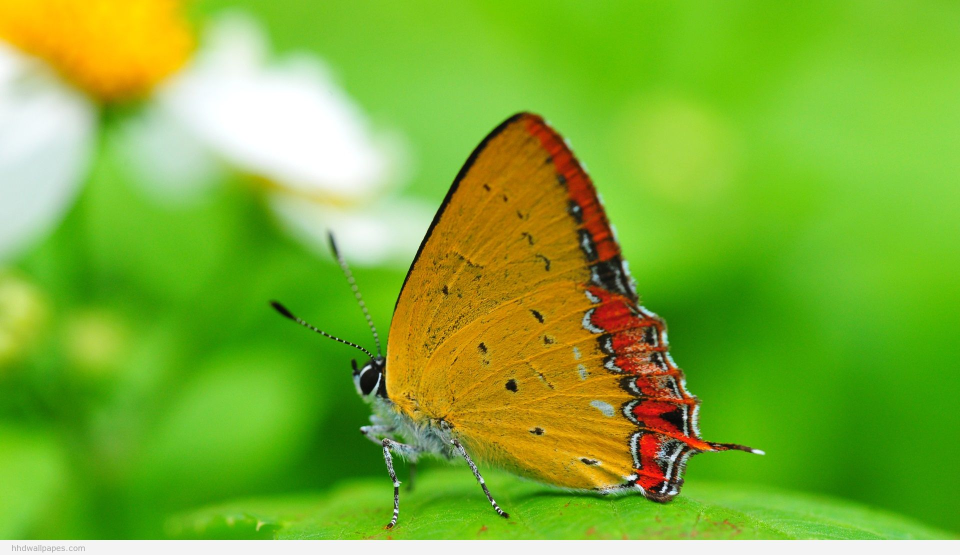
#> input picture capstone/butterfly.jpg, 1920 x 1110 px (shown at 1/2 size); its folder holds 4 pictures in this run
$ python rl_search.py   (Python 2 division)   (older library calls are emulated)
#> lines starting #> are read from the running program, lines starting #| are printed output that depends on the picture; after the words box and inside, x2 and y2 are one past the last pixel; in counts of white or black regions, pixels touching at a corner belong together
### capstone/image_segment.py
"""
Utility module with function for segmenting images into contiguous patches, and displaying
the results.
"""
import numpy as np


def segment(img, k):
    """
    Agglomerative segmenting.

    :param img: An RGB image
    :param k: the number of clusters required

    :returns: A matrix of the same height and width as img. Each element is one of K labels
    """
    from sklearn.cluster import AgglomerativeClustering
    from sklearn.feature_extraction.image import grid_to_graph
    import time
    print "clustering: K = %d" % k
    t0 = time.time()
    connectivity = grid_to_graph(img.shape[0], img.shape[1])
    if len(img.shape) is 3:
        x = np.reshape(img, (img.shape[0] * img.shape[1], img.shape[2]))
    elif len(img.shape) is 2:
        x = np.reshape(img, (img.shape[0] * img.shape[1], 1))
    ward = AgglomerativeClustering(n_clusters=k, linkage='ward',
                                   connectivity=connectivity)
    ward.fit(x)
    labels = np.reshape(ward.labels_, (img.shape[0], img.shape[1]))
    print("Elapsed time: ", time.time() - t0)
    print("Number of pixels: ", labels.size)
    print("Number of clusters: ", np.unique(labels).size)
    return labels


# [11 lines left out: functions felgen, sort_patch_indices, not called in this run]


# [20 lines that do not run on import are left out]

### capstone/rl_search.py
import image_segment
import numpy as np
from scipy import ndimage, misc


"""
Provides a class using RL techniques to search a large segment of pixels (such as an image)
for the patch of pixels which _best_ matches a smaller segment of pixels (such as a patch from
a segmenting algorithm).
"""


class RlSearch:
    """
    Searches the environment by translating and rotating the agent, checking the similarity
    between agent and the environment at the new position, and delivering a reward to the RL
    learning agent.

    Seeks to train a policy such that the search will be done more quickly with training.
    """

    state = np.zeros((3, 1))
    """
    x, y, and rotation of the agent.
    All zeros indicate that the agent centered in the environment and not rotated.
    """

    actionSet = np.zeros((5, 3)) # for a discrete search algorithm
    """
    rows: 1-step translation. (up, down, left, right, stay)
    columns: 1-step rotation. (cw, ccw, stay)
    """

    def __init__(self, search_env, search_patch_src, patch_indices):
        """
        Initializes matrices V and Q,

        :param agent: a patch of pixels to use as search term
        :param environment: a larger patch of pixels to search over
        """

        self.env = search_env

        bbox = self.get_bbox(patch_indices)
        self.indices = patch_indices[bbox[0] : bbox[1] , bbox[2] : bbox[3]]
        self.agent = search_patch_src[bbox[0] : bbox[1] , bbox[2] : bbox[3]]

        self.bbox = np.where(self.indices)
        self.action_space = 5 #up, down, left, right, stay

        #state initialized to center of image
        self.state = np.array([ self.env.shape[0] / 2, self.env.shape[1] / 2 ])
        #self.state = np.array([ 0, 0 ])

        self.action = 0
        self.Q = np.random.random((self.env.shape[0], self.env.shape[1], self.action_space))
        self.e = np.zeros((self.env.shape[0], self.env.shape[1], self.action_space))

        self.epsilon = 0.1

    def get_bbox(self, patch_indices):
        a = np.where(patch_indices)
        bbox = np.min(a[0]), np.max(a[0]), np.min(a[1]), np.max(a[1])
        return bbox

    # [7 lines left out: function reward, not called in this run]

    def similarity(self, patchA, patchB):
        """
        A similarity metric that compares segments of the same shape, pixel-by-pixel.

        :param patchA: A set of pixels
        :param patchB:
        :returns: 0 to 1 float, where 1 means the patches are identical
        :raises AssertionError: if the patch shapes are not the same
        """
        assert patchA.shape == patchB.shape
        segment = patchA / 255.
        otherSegment = patchB / 255.
        error = np.subtract(segment, otherSegment)
        squVoxelError = error * error
        pixelError = np.sum(squVoxelError, axis = 1) / 3.
        totalError = np.sum(pixelError) / len(pixelError)
        return 1.0 - totalError

    def get_underlying_pixels(self, state):
        """
        Figures out which pixels in the environment correspond to the current position
        of the pixels in the agent, to be used in similarity metrics.

        :param state: current state of the environment
        """
        x_ndcs, y_ndcs = np.where(self.indices)
        trans_x = x_ndcs + state[0]
        trans_y = y_ndcs + state[1]
        return self.env[trans_x, trans_y]

    # [32 lines left out: functions choose_action, get_next_state, not called in this run]

    def search_exhaustively(self):
        import time
        from matplotlib import pyplot as plt
        heatmap = np.zeros((self.env.shape[0] - self.agent.shape[0], self.env.shape[1] - self.agent.shape[1]))
        t0 = time.time()
        for i in range(heatmap.shape[0]):
            for j in range(heatmap.shape[1]):
                test_pixels = self.get_underlying_pixels([i,j])
                sim = self.similarity(self.agent[self.indices], test_pixels) #TODO scale this?
                heatmap[i,j] = sim
        print("Elapsed time: ", time.time() - t0)
        fig1 = plt.figure(figsize=(5, 5))
        ax1 = fig1.add_subplot(211)
        ax1.imshow(heatmap, alpha = 1.0)

        max_ndx = np.unravel_index(np.argmax(heatmap), heatmap.shape)
        ax1.scatter(max_ndx[1], max_ndx[0], c='red', marker="x")
        print max_ndx

        ax2 = fig1.add_subplot(212)
        ax2.imshow(self.env, alpha = .5)

        x,y = np.where(self.indices)
        trans_x = x + self.state[0]
        trans_y = y + self.state[1]

        ax2.scatter(trans_y,
                    trans_x,
                    c = self.agent[self.indices] / 255.,
                    alpha = 1.0,
                    marker = ".",
                    s = 5)
        plt.show()


    # [80 lines left out: functions step, run, display, search_smartly, not called in this run]

def search_exhaustively():
    img = ndimage.imread('butterfly.jpg')
#> img is the input picture: shape (1110, 1920, 3); mean R, G, B 125.3, 177, 49.4
    img = misc.imresize(img, size = 0.125)
#> img: shape (138, 240, 3)

    env = ndimage.imread('box-turtle.jpeg')
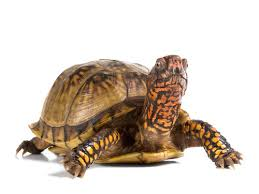
#> input picture capstone/box-turtle.jpeg, 259 x 194 px
#> env is the input picture: shape (194, 259, 3); mean R, G, B 213.8, 202.9, 192.5
    env = misc.imresize(env, size = 1.0)

    search_env = env
    patch_src = img
    K = 50
    labels = image_segment.segment(img, K)
#| Number of pixels:  33120
#| Number of clusters:  50
#> in segment, `print("Number of clusters: ", np.unique(labels).size)`:
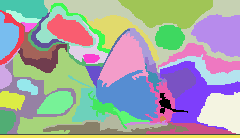
#> labels: shape (138, 240) int64; 50 distinct labels, from 0 to 49; one colour per label, 0 black
    patch_indices = labels == 15
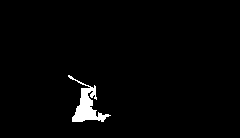
#> patch_indices: shape (138, 240) bool; 2% white; 1 white region, box (x1, y1, x2, y2) and area: (68, 75, 111, 122) 669

    searcher = RlSearch(search_env, patch_src, patch_indices)
#> in get_bbox, `a = np.where(patch_indices)`: a = 669 positions, rows 75 to 121, columns 68 to 110
#> in get_bbox, `bbox = np.min(a[0]), np.max(a[0]), np.min(a[1]), np.max(a[1])`: bbox = (75, 121, 68, 110)
#> in __init__, `self.indices = patch_indices[bbox[0] : bbox[1] , bbox[2] : bbox[3]]`:
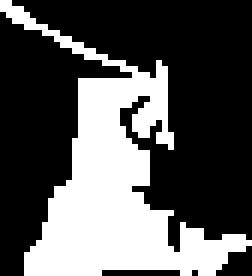
#> self.indices: shape (46, 42) bool (shown 6 times larger); 33.9% white; 1 white region, box (x1, y1, x2, y2) and area: (0, 0, 42, 46) 654
#> in __init__, `self.agent = search_patch_src[bbox[0] : bbox[1] , bbox[2] : bbox[3]]`:
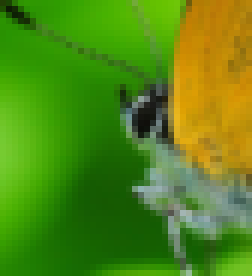
#> self.agent: shape (46, 42, 3) (shown 6 times larger); mean R, G, B 84.5, 137.5, 20.6
#> in __init__, `self.bbox = np.where(self.indices)`: self.bbox = 654 positions, rows 0 to 45, columns 0 to 41

    searcher.search_exhaustively()
#> after the loop in search_exhaustively, `for i in range(heatmap.shape[0]):`:
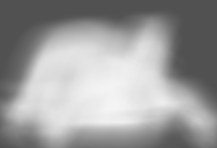
#> heatmap: shape (148, 217) float64; min 0.319, max 0.96, mean 0.613
#| (108, 112)
#> in search_exhaustively, `plt.show()`:
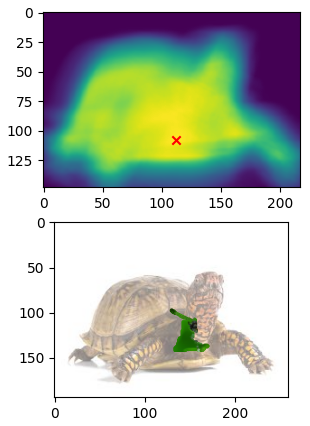
#> figure drawn by matplotlib, 2 panels

class N_Terminator:
    """
    Terminator class to use as input to RLSearch.run()
    """
    # [6 lines left out: function __init__, not called in this run]
    def __call__(self):
        self.inc = self.inc + 1
        return self.inc > self.n

if __name__ == "__main__":
    search_exhaustively()
